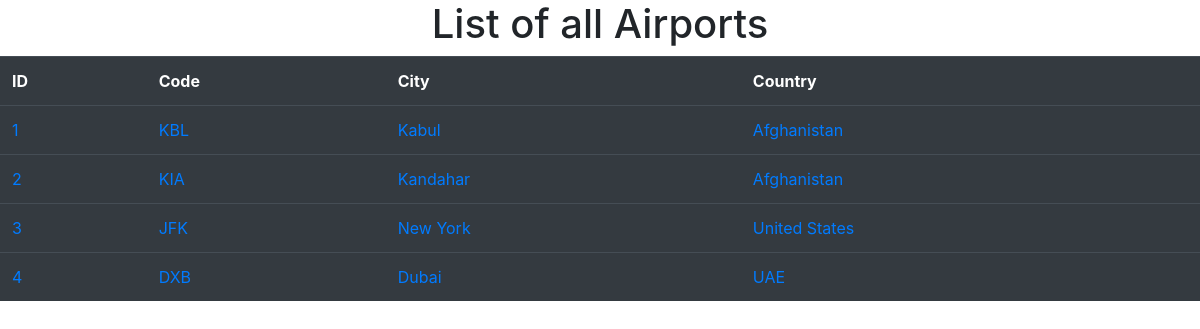
Page /AllAirports/ (signed in) on the committed database.
### FlightsSystem/models.py (models this page shows, shortened)
class AirportsModel(models.Model):
    code = models.CharField(max_length=10)
    city = models.CharField(max_length=20)
    country = models.CharField(max_length=30)

### FlightsSystem/views.py (the view)
# urls.py: path("AllAirports/", views.AllAirports, name="AllAirports"),
@login_required(login_url='FlightsSystem:Login')
def AllAirports(request):
    allAirports = AirportsModel.objects.all()
    return render(request, "FlightsSystem/AllAirports.html", {
        "all": allAirports
    })

### FlightsSystem/templates/FlightsSystem/AllAirports.html
{% extends 'FlightsSystem/layout.html' %} {% block body %}
<center>
  <h1>List of all Airports</h1>
  <table class="table table-dark table-hover">
    <th>ID</th>
    <th>Code</th>
    <th>City</th>
    <th>Country</th>
    {% for airport in all %}
    <tr>
      <td>
        <a href="{% url 'FlightsSystem:anAirportDetial' airport.id %}"
          >{{airport.id}}</a
        >
      </td>
      <td>
        <a href="{% url 'FlightsSystem:anAirportDetial' airport.id %}"
          >{{airport.code}}</a
        >
      </td>
      <td>
        <a href="{% url 'FlightsSystem:anAirportDetial' airport.id %}"
          >{{airport.city}}</a
        >
      </td>
      <td>
        <a href="{% url 'FlightsSystem:anAirportDetial' airport.id %}"
          >{{airport.country}}</a
        >
      </td>
    </tr>
    {% endfor %}
  </table>
</center>
{%endblock%}

### rows in the picture
AirportsModel: id "1", code "KBL", city "Kabul", country "Afghanistan"
AirportsModel: id "2", code "KIA", city "Kandahar", country "Afghanistan"
AirportsModel: id "3", code "JFK", city "New York", country "United States"
AirportsModel: id "4", code "DXB", city "Dubai", country "UAE"
